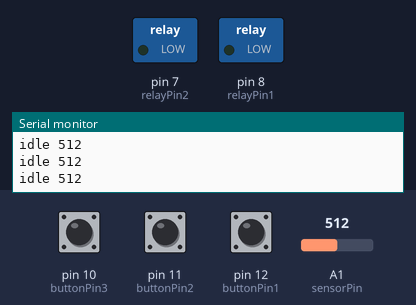
The sketch below on a simulated Arduino Uno, built with avr-gcc and run on an emulated ATmega328P. On the bench: switched loads named in the sketch (green lamp = pin HIGH), the last lines printed to the serial monitor. The inputs (shaded band) are chosen by the test bench; at power-on: pin 10 (buttonPin3) LOW, A1 (sensorPin) = 512, pin 11 (buttonPin2) LOW, pin 12 (buttonPin1) LOW.

Above: at 1.2 s.
1.3 s: pin 10 (buttonPin3) pulled HIGH for 0.15 s
At 2.4 s:
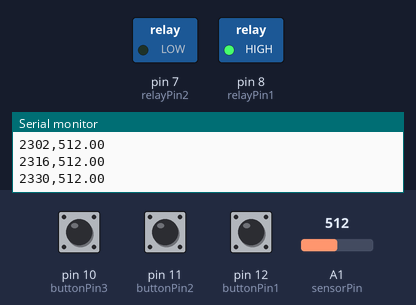
2.9 s: A1 (sensorPin) set to 526
At 3.4 s:
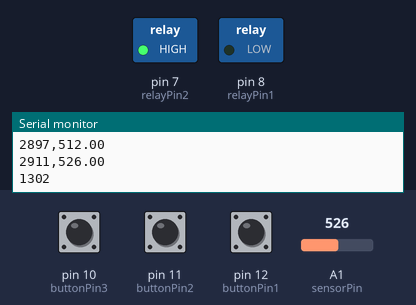
Timing chart, 0 to 5.9 s (numbered marks = the images above; inputs shaded):
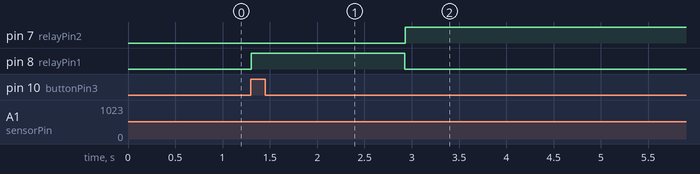

The sketch:

bastian2.ino
```cpp
//the pins used in the program
const int buttonPin1 = 12;     // the number of the pushbutton1 pin -> moving manualy Up
const int buttonPin2 = 11;     // the number of the pushbutton2 pin -> moving manualy Down
const int buttonPin3 = 10;     // for starting test sequence
const int relayPin1 =  8;      // the number of the Realy1 pin Up
const int relayPin2 =  7;      // the number of the Relay2 pin Down
const int sensorPin = A1;      // select the input pin for the linear potentiometer
const int stopPotPin = A2;      // select the input pin for the end point setting potentiometer

// variables will change:
int buttonState1 = 0;         // variable for reading the pushbutton status
int buttonState2 = 0;         // variable for reading the pushbutton status
int buttonState3 = 0;         // variable for reading the pushbutton status
float currentPosition = 350;  //sensor value

boolean Extending = false;
boolean Retracting = false;

//for the time
unsigned long startTime;               // to set the time from starting the measurements (millis)
unsigned long currentTime;             // the currenttime is the millis that the program is running - the start time

void setup() {
  // put your setup code here, to run once:
  //start serial connection
  Serial.begin(9600);

  // initialize the pushbutton pin as an input:
  pinMode(buttonPin1, INPUT);
  pinMode(buttonPin2, INPUT);
  pinMode(buttonPin3, INPUT);

  // initialize the relay pin as an output:
  pinMode(relayPin1, OUTPUT);
  pinMode(relayPin2, OUTPUT);

  //preset the relays to LOW
  digitalWrite(relayPin1, LOW);
  digitalWrite(relayPin2, LOW);

Serial.println("Hello there Dave");
}

void loop() {
  movemanual();
  if (digitalRead(buttonPin3)) {
    startTest();
  }
  idle();
}

void idle(){
  Serial.print("idle ");
  Serial.println(analogRead(sensorPin));
}

void movemanual() {
  //for moving it manually
  while (digitalRead(buttonPin1)) {
    // turn relay1 on:
    digitalWrite(relayPin1, HIGH);
  }
  // When we let go of the button, turn off relay 1the relay
  digitalWrite(relayPin1, LOW);

  while (digitalRead(buttonPin2)) {
    // turn relay2 on:
    digitalWrite(relayPin2, HIGH);
  }
  // When we let go of the button, turn off relay 2the relay
  digitalWrite(relayPin2, LOW);
}

void startTest() {
  //defineer begin
  float startPoint = analogRead(sensorPin);
  //defineer einde
  float stopPoint = analogRead(stopPotPin);

  test(startPoint, stopPoint);
}

void test(float begining, float ending) {

  currentPosition = begining;
  long startTime = millis();

  if (begining <= ending) {
    digitalWrite(relayPin1, HIGH);
    while (currentPosition <= ending || currentTime >= startTime+5000) {
      //define stuff
      currentTime = millis();
      currentPosition = analogRead(sensorPin);
      //say stuff
      Serial.print(currentTime);
      Serial.print(",");
      Serial.println(currentPosition);
    }
    digitalWrite(relayPin1, LOW);
    Serial.println(startTime);
    startTime = millis();
    digitalWrite(relayPin2, HIGH);

    while (currentPosition >= begining ||currentTime >= startTime+5000 ) {
      //define stuff
      currentTime = millis();
      /*currentPosition = analogRead(sensorPin);
      //say stuff
      Serial.print(currentTime);
      Serial.print(",");
      Serial.println(currentPostion);
      */
    }
    digitalWrite(relayPin2, LOW);
  }

  else if (begining >= ending) {
    digitalWrite(relayPin2, HIGH);
    while (ending <= currentPosition || currentTime >= startTime+5000) {
      //define stuff
      currentTime = millis();
      currentPosition = analogRead(sensorPin);
      //say stuff
      Serial.print(currentTime);
      Serial.print(",");
      Serial.println(currentPosition);
    }
    digitalWrite(relayPin2, LOW);
    Serial.println(startTime);
    startTime = millis();
    digitalWrite(relayPin1, HIGH);

    while (begining >= currentPosition || currentTime >= startTime+5000) {
      //define stuff
      currentTime = millis();
      /*currentPosition = analogRead(sensorPin);
      //say stuff
      Serial.print(currentTime);
      Serial.print(",");
      Serial.println(currentPostion);
      */
    }
    digitalWrite(relayPin1, LOW);
  }
}
```

Measured:
- the behaviour switches between 512 and 513 on A1 (sensorPin) (found by bisection; images 1 and 2)
- after the input at 1.3 s, pin 8 (relayPin1): LOW → HIGH at once
- after the input at 2.9 s, pin 7 (relayPin2): LOW → HIGH at once; pin 8 (relayPin1): HIGH → LOW at once
